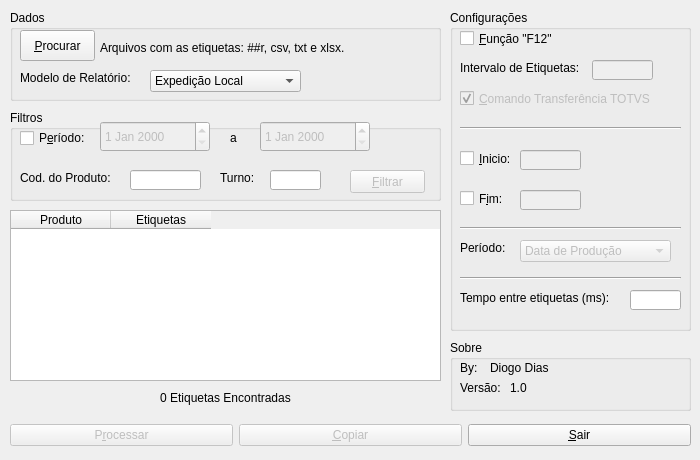
<?xml version="1.0" encoding="UTF-8"?>
<ui version="4.0">
 <class>MainWindow</class>
 <widget class="QMainWindow" name="MainWindow">
  <property name="geometry">
   <rect>
    <x>0</x>
    <y>0</y>
    <width>700</width>
    <height>460</height>
   </rect>
  </property>
  <property name="sizePolicy">
   <sizepolicy hsizetype="Fixed" vsizetype="Fixed">
    <horstretch>0</horstretch>
    <verstretch>0</verstretch>
   </sizepolicy>
  </property>
  <property name="minimumSize">
   <size>
    <width>700</width>
    <height>460</height>
   </size>
  </property>
  <property name="maximumSize">
   <size>
    <width>700</width>
    <height>460</height>
   </size>
  </property>
  <property name="windowTitle">
   <string>MainWindow</string>
  </property>
  <widget class="QWidget" name="centralwidget">
   <widget class="QGroupBox" name="groupBox">
    <property name="geometry">
     <rect>
      <x>10</x>
      <y>10</y>
      <width>431</width>
      <height>91</height>
     </rect>
    </property>
    <property name="styleSheet">
     <string notr="true">font: 6pt &quot;MS Shell Dlg 2&quot;;</string>
    </property>
    <property name="title">
     <string>Dados</string>
    </property>
    <widget class="QPushButton" name="btnProcurar">
     <property name="geometry">
      <rect>
       <x>10</x>
       <y>20</y>
       <width>75</width>
       <height>31</height>
      </rect>
     </property>
     <property name="styleSheet">
      <string notr="true">font: 10pt &quot;MS Shell Dlg 2&quot;;</string>
     </property>
     <property name="text">
      <string>&amp;Procurar</string>
     </property>
    </widget>
    <widget class="QLabel" name="lblPathArquivo">
     <property name="geometry">
      <rect>
       <x>90</x>
       <y>30</y>
       <width>331</width>
       <height>16</height>
      </rect>
     </property>
     <property name="maximumSize">
      <size>
       <width>331</width>
       <height>16</height>
      </size>
     </property>
     <property name="styleSheet">
      <string notr="true">font: 10pt &quot;MS Shell Dlg 2&quot;;</string>
     </property>
     <property name="text">
      <string>Arquivos com as etiquetas: ##r, csv, txt e xlsx.</string>
     </property>
    </widget>
    <widget class="QLabel" name="label_2">
     <property name="geometry">
      <rect>
       <x>10</x>
       <y>60</y>
       <width>131</width>
       <height>16</height>
      </rect>
     </property>
     <property name="styleSheet">
      <string notr="true">font: 10pt &quot;MS Shell Dlg 2&quot;;</string>
     </property>
     <property name="text">
      <string>Modelo de Relatório:</string>
     </property>
    </widget>
    <widget class="QComboBox" name="cbxModeloRelatorio">
     <property name="geometry">
      <rect>
       <x>140</x>
       <y>60</y>
       <width>151</width>
       <height>22</height>
      </rect>
     </property>
     <property name="styleSheet">
      <string notr="true">font: 10pt &quot;MS Shell Dlg 2&quot;;</string>
     </property>
     <item>
      <property name="text">
       <string>Expedição Local</string>
      </property>
     </item>
     <item>
      <property name="text">
       <string>Ceará Frango</string>
      </property>
     </item>
     <item>
      <property name="text">
       <string>Tuneis Etiquetas</string>
      </property>
     </item>
    </widget>
   </widget>
   <widget class="QGroupBox" name="groupBox_2">
    <property name="geometry">
     <rect>
      <x>10</x>
      <y>110</y>
      <width>431</width>
      <height>91</height>
     </rect>
    </property>
    <property name="styleSheet">
     <string notr="true">font: 6pt &quot;MS Shell Dlg 2&quot;;</string>
    </property>
    <property name="title">
     <string>Filtros</string>
    </property>
    <widget class="QLabel" name="label_3">
     <property name="geometry">
      <rect>
       <x>10</x>
       <y>60</y>
       <width>101</width>
       <height>16</height>
      </rect>
     </property>
     <property name="styleSheet">
      <string notr="true">font: 10pt &quot;MS Shell Dlg 2&quot;;</string>
     </property>
     <property name="text">
      <string>Cod. do Produto:</string>
     </property>
    </widget>
    <widget class="QLineEdit" name="txtCodProduto">
     <property name="geometry">
      <rect>
       <x>120</x>
       <y>60</y>
       <width>71</width>
       <height>20</height>
      </rect>
     </property>
     <property name="styleSheet">
      <string notr="true">font: 75 10pt &quot;MS Shell Dlg 2&quot;;</string>
     </property>
    </widget>
    <widget class="QLabel" name="label_4">
     <property name="geometry">
      <rect>
       <x>210</x>
       <y>60</y>
       <width>51</width>
       <height>16</height>
      </rect>
     </property>
     <property name="styleSheet">
      <string notr="true">font: 10pt &quot;MS Shell Dlg 2&quot;;</string>
     </property>
     <property name="text">
      <string>Turno:</string>
     </property>
    </widget>
    <widget class="QLineEdit" name="txtTurno">
     <property name="geometry">
      <rect>
       <x>260</x>
       <y>60</y>
       <width>51</width>
       <height>20</height>
      </rect>
     </property>
     <property name="styleSheet">
      <string notr="true">font: 75 10pt &quot;MS Shell Dlg 2&quot;;</string>
     </property>
    </widget>
    <widget class="QDateEdit" name="dtIncio">
     <property name="enabled">
      <bool>false</bool>
     </property>
     <property name="geometry">
      <rect>
       <x>90</x>
       <y>11</y>
       <width>110</width>
       <height>31</height>
      </rect>
     </property>
     <property name="styleSheet">
      <string notr="true">font: 750 10pt &quot;MS Shell Dlg 2&quot;;</string>
     </property>
    </widget>
    <widget class="QDateEdit" name="dtFim">
     <property name="enabled">
      <bool>false</bool>
     </property>
     <property name="geometry">
      <rect>
       <x>250</x>
       <y>11</y>
       <width>110</width>
       <height>31</height>
      </rect>
     </property>
     <property name="styleSheet">
      <string notr="true">font: 750 10pt &quot;MS Shell Dlg 2&quot;;</string>
     </property>
    </widget>
    <widget class="QLabel" name="label_6">
     <property name="geometry">
      <rect>
       <x>220</x>
       <y>20</y>
       <width>21</width>
       <height>16</height>
      </rect>
     </property>
     <property name="styleSheet">
      <string notr="true">font: 10pt &quot;MS Shell Dlg 2&quot;;</string>
     </property>
     <property name="text">
      <string>a</string>
     </property>
    </widget>
    <widget class="QPushButton" name="btnFiltrar">
     <property name="enabled">
      <bool>false</bool>
     </property>
     <property name="geometry">
      <rect>
       <x>340</x>
       <y>60</y>
       <width>75</width>
       <height>23</height>
      </rect>
     </property>
     <property name="styleSheet">
      <string notr="true">font: 10pt &quot;MS Shell Dlg 2&quot;;</string>
     </property>
     <property name="text">
      <string>&amp;Filtrar</string>
     </property>
    </widget>
    <widget class="QCheckBox" name="ckbPeriodo">
     <property name="geometry">
      <rect>
       <x>10</x>
       <y>20</y>
       <width>70</width>
       <height>16</height>
      </rect>
     </property>
     <property name="styleSheet">
      <string notr="true">font: 10pt &quot;MS Shell Dlg 2&quot;;</string>
     </property>
     <property name="text">
      <string>P&amp;eríodo:</string>
     </property>
    </widget>
    <zorder>label_3</zorder>
    <zorder>txtCodProduto</zorder>
    <zorder>label_4</zorder>
    <zorder>txtTurno</zorder>
    <zorder>dtFim</zorder>
    <zorder>label_6</zorder>
    <zorder>btnFiltrar</zorder>
    <zorder>ckbPeriodo</zorder>
    <zorder>dtIncio</zorder>
   </widget>
   <widget class="QGroupBox" name="groupBox_3">
    <property name="geometry">
     <rect>
      <x>450</x>
      <y>10</y>
      <width>241</width>
      <height>321</height>
     </rect>
    </property>
    <property name="styleSheet">
     <string notr="true">font: 6pt &quot;MS Shell Dlg 2&quot;;</string>
    </property>
    <property name="title">
     <string>Configurações</string>
    </property>
    <widget class="QCheckBox" name="ckbF12">
     <property name="geometry">
      <rect>
       <x>10</x>
       <y>20</y>
       <width>101</width>
       <height>17</height>
      </rect>
     </property>
     <property name="styleSheet">
      <string notr="true">font: 10pt &quot;MS Shell Dlg 2&quot;;</string>
     </property>
     <property name="text">
      <string>&amp;Função &quot;F12&quot;</string>
     </property>
    </widget>
    <widget class="QLabel" name="label_7">
     <property name="geometry">
      <rect>
       <x>10</x>
       <y>50</y>
       <width>131</width>
       <height>16</height>
      </rect>
     </property>
     <property name="styleSheet">
      <string notr="true">font: 10pt &quot;MS Shell Dlg 2&quot;;</string>
     </property>
     <property name="text">
      <string>Intervalo de Etiquetas:</string>
     </property>
    </widget>
    <widget class="QLineEdit" name="txtIntervaloEtiquetas">
     <property name="enabled">
      <bool>false</bool>
     </property>
     <property name="geometry">
      <rect>
       <x>142</x>
       <y>50</y>
       <width>61</width>
       <height>20</height>
      </rect>
     </property>
     <property name="styleSheet">
      <string notr="true">font: 10pt &quot;MS Shell Dlg 2&quot;;</string>
     </property>
    </widget>
    <widget class="QCheckBox" name="ckbTransTOTVS">
     <property name="enabled">
      <bool>false</bool>
     </property>
     <property name="geometry">
      <rect>
       <x>10</x>
       <y>80</y>
       <width>211</width>
       <height>17</height>
      </rect>
     </property>
     <property name="mouseTracking">
      <bool>true</bool>
     </property>
     <property name="styleSheet">
      <string notr="true">font: 10pt &quot;MS Shell Dlg 2&quot;;</string>
     </property>
     <property name="text">
      <string>&amp;Comando Transferência TOTVS</string>
     </property>
     <property name="checked">
      <bool>true</bool>
     </property>
     <property name="tristate">
      <bool>false</bool>
     </property>
    </widget>
    <widget class="Line" name="line">
     <property name="geometry">
      <rect>
       <x>10</x>
       <y>110</y>
       <width>221</width>
       <height>16</height>
      </rect>
     </property>
     <property name="orientation">
      <enum>Qt::Horizontal</enum>
     </property>
    </widget>
    <widget class="QCheckBox" name="ckbInicio">
     <property name="geometry">
      <rect>
       <x>10</x>
       <y>140</y>
       <width>61</width>
       <height>17</height>
      </rect>
     </property>
     <property name="styleSheet">
      <string notr="true">font: 10pt &quot;MS Shell Dlg 2&quot;;</string>
     </property>
     <property name="text">
      <string>&amp;Inicio:</string>
     </property>
    </widget>
    <widget class="QCheckBox" name="ckbFim">
     <property name="geometry">
      <rect>
       <x>10</x>
       <y>180</y>
       <width>71</width>
       <height>17</height>
      </rect>
     </property>
     <property name="styleSheet">
      <string notr="true">font: 10pt &quot;MS Shell Dlg 2&quot;;</string>
     </property>
     <property name="text">
      <string>F&amp;im:</string>
     </property>
    </widget>
    <widget class="Line" name="line_2">
     <property name="geometry">
      <rect>
       <x>10</x>
       <y>210</y>
       <width>221</width>
       <height>16</height>
      </rect>
     </property>
     <property name="orientation">
      <enum>Qt::Horizontal</enum>
     </property>
    </widget>
    <widget class="QLabel" name="label_8">
     <property name="geometry">
      <rect>
       <x>10</x>
       <y>230</y>
       <width>51</width>
       <height>16</height>
      </rect>
     </property>
     <property name="styleSheet">
      <string notr="true">font: 10pt &quot;MS Shell Dlg 2&quot;;</string>
     </property>
     <property name="text">
      <string>Período:</string>
     </property>
    </widget>
    <widget class="QComboBox" name="cbxPeriodo">
     <property name="enabled">
      <bool>false</bool>
     </property>
     <property name="geometry">
      <rect>
       <x>70</x>
       <y>230</y>
       <width>151</width>
       <height>22</height>
      </rect>
     </property>
     <property name="styleSheet">
      <string notr="true">font: 10pt &quot;MS Shell Dlg 2&quot;;</string>
     </property>
     <item>
      <property name="text">
       <string>Data de Produção</string>
      </property>
     </item>
     <item>
      <property name="text">
       <string>Data de Movimentação</string>
      </property>
     </item>
    </widget>
    <widget class="QLineEdit" name="txtInicio">
     <property name="enabled">
      <bool>false</bool>
     </property>
     <property name="geometry">
      <rect>
       <x>70</x>
       <y>140</y>
       <width>61</width>
       <height>20</height>
      </rect>
     </property>
     <property name="styleSheet">
      <string notr="true">font: 10pt &quot;MS Shell Dlg 2&quot;;</string>
     </property>
    </widget>
    <widget class="QLineEdit" name="txtFim">
     <property name="enabled">
      <bool>false</bool>
     </property>
     <property name="geometry">
      <rect>
       <x>70</x>
       <y>180</y>
       <width>61</width>
       <height>20</height>
      </rect>
     </property>
     <property name="styleSheet">
      <string notr="true">font: 10pt &quot;MS Shell Dlg 2&quot;;</string>
     </property>
    </widget>
    <widget class="Line" name="line_3">
     <property name="geometry">
      <rect>
       <x>10</x>
       <y>260</y>
       <width>221</width>
       <height>16</height>
      </rect>
     </property>
     <property name="orientation">
      <enum>Qt::Horizontal</enum>
     </property>
    </widget>
    <widget class="QLabel" name="label_13">
     <property name="geometry">
      <rect>
       <x>10</x>
       <y>280</y>
       <width>171</width>
       <height>16</height>
      </rect>
     </property>
     <property name="styleSheet">
      <string notr="true">font: 10pt &quot;MS Shell Dlg 2&quot;;</string>
     </property>
     <property name="text">
      <string>Tempo entre etiquetas (ms):</string>
     </property>
    </widget>
    <widget class="QLineEdit" name="txtTempo">
     <property name="geometry">
      <rect>
       <x>180</x>
       <y>280</y>
       <width>51</width>
       <height>20</height>
      </rect>
     </property>
     <property name="styleSheet">
      <string notr="true">font: 10pt &quot;MS Shell Dlg 2&quot;;</string>
     </property>
    </widget>
   </widget>
   <widget class="QWidget" name="horizontalLayoutWidget">
    <property name="geometry">
     <rect>
      <x>10</x>
      <y>420</y>
      <width>681</width>
      <height>31</height>
     </rect>
    </property>
    <layout class="QHBoxLayout" name="horizontalLayout">
     <item>
      <widget class="QPushButton" name="btnProcessar">
       <property name="enabled">
        <bool>false</bool>
       </property>
       <property name="text">
        <string>P&amp;rocessar</string>
       </property>
      </widget>
     </item>
     <item>
      <widget class="QPushButton" name="btnCopiar">
       <property name="enabled">
        <bool>false</bool>
       </property>
       <property name="text">
        <string>&amp;Copiar</string>
       </property>
      </widget>
     </item>
     <item>
      <widget class="QPushButton" name="btnSair">
       <property name="text">
        <string>&amp;Sair</string>
       </property>
      </widget>
     </item>
    </layout>
   </widget>
   <widget class="QTableWidget" name="tblResultado">
    <property name="geometry">
     <rect>
      <x>10</x>
      <y>210</y>
      <width>431</width>
      <height>171</height>
     </rect>
    </property>
    <column>
     <property name="text">
      <string>Produto</string>
     </property>
    </column>
    <column>
     <property name="text">
      <string>Etiquetas</string>
     </property>
    </column>
   </widget>
   <widget class="QLabel" name="lblTotalEtiquetas">
    <property name="geometry">
     <rect>
      <x>10</x>
      <y>390</y>
      <width>431</width>
      <height>16</height>
     </rect>
    </property>
    <property name="layoutDirection">
     <enum>Qt::LeftToRight</enum>
    </property>
    <property name="styleSheet">
     <string notr="true">font: 700 10pt &quot;MS Shell Dlg 2&quot;;</string>
    </property>
    <property name="text">
     <string>0 Etiquetas Encontradas</string>
    </property>
    <property name="alignment">
     <set>Qt::AlignCenter</set>
    </property>
   </widget>
   <widget class="QGroupBox" name="groupBox_4">
    <property name="geometry">
     <rect>
      <x>450</x>
      <y>340</y>
      <width>241</width>
      <height>71</height>
     </rect>
    </property>
    <property name="styleSheet">
     <string notr="true">font: 6pt &quot;MS Shell Dlg 2&quot;;</string>
    </property>
    <property name="title">
     <string>Sobre</string>
    </property>
    <widget class="QLabel" name="label_9">
     <property name="geometry">
      <rect>
       <x>10</x>
       <y>20</y>
       <width>21</width>
       <height>16</height>
      </rect>
     </property>
     <property name="styleSheet">
      <string notr="true">font: 10pt &quot;MS Shell Dlg 2&quot;;</string>
     </property>
     <property name="text">
      <string>By: </string>
     </property>
    </widget>
    <widget class="QLabel" name="label_10">
     <property name="geometry">
      <rect>
       <x>10</x>
       <y>40</y>
       <width>51</width>
       <height>16</height>
      </rect>
     </property>
     <property name="styleSheet">
      <string notr="true">font: 10pt &quot;MS Shell Dlg 2&quot;;</string>
     </property>
     <property name="text">
      <string>Versão:</string>
     </property>
    </widget>
    <widget class="QLabel" name="label_11">
     <property name="geometry">
      <rect>
       <x>40</x>
       <y>20</y>
       <width>181</width>
       <height>16</height>
      </rect>
     </property>
     <property name="styleSheet">
      <string notr="true">font: 10pt &quot;MS Shell Dlg 2&quot;;</string>
     </property>
     <property name="text">
      <string>Diogo Dias</string>
     </property>
    </widget>
    <widget class="QLabel" name="label_12">
     <property name="geometry">
      <rect>
       <x>60</x>
       <y>40</y>
       <width>51</width>
       <height>16</height>
      </rect>
     </property>
     <property name="styleSheet">
      <string notr="true">font: 10pt &quot;MS Shell Dlg 2&quot;;</string>
     </property>
     <property name="text">
      <string>1.0</string>
     </property>
    </widget>
   </widget>
  </widget>
 </widget>
 <resources/>
 <connections>
  <connection>
   <sender>ckbInicio</sender>
   <signal>toggled(bool)</signal>
   <receiver>txtInicio</receiver>
   <slot>clear()</slot>
   <hints>
    <hint type="sourcelabel">
     <x>498</x>
     <y>156</y>
    </hint>
    <hint type="destinationlabel">
     <x>538</x>
     <y>158</y>
    </hint>
   </hints>
  </connection>
  <connection>
   <sender>ckbFim</sender>
   <signal>toggled(bool)</signal>
   <receiver>txtFim</receiver>
   <slot>setEnabled(bool)</slot>
   <hints>
    <hint type="sourcelabel">
     <x>478</x>
     <y>200</y>
    </hint>
    <hint type="destinationlabel">
     <x>568</x>
     <y>199</y>
    </hint>
   </hints>
  </connection>
  <connection>
   <sender>ckbFim</sender>
   <signal>toggled(bool)</signal>
   <receiver>txtFim</receiver>
   <slot>clear()</slot>
   <hints>
    <hint type="sourcelabel">
     <x>490</x>
     <y>197</y>
    </hint>
    <hint type="destinationlabel">
     <x>563</x>
     <y>204</y>
    </hint>
   </hints>
  </connection>
  <connection>
   <sender>ckbInicio</sender>
   <signal>toggled(bool)</signal>
   <receiver>txtInicio</receiver>
   <slot>setEnabled(bool)</slot>
   <hints>
    <hint type="sourcelabel">
     <x>496</x>
     <y>155</y>
    </hint>
    <hint type="destinationlabel">
     <x>552</x>
     <y>166</y>
    </hint>
   </hints>
  </connection>
  <connection>
   <sender>ckbF12</sender>
   <signal>toggled(bool)</signal>
   <receiver>txtIntervaloEtiquetas</receiver>
   <slot>clear()</slot>
   <hints>
    <hint type="sourcelabel">
     <x>506</x>
     <y>41</y>
    </hint>
    <hint type="destinationlabel">
     <x>621</x>
     <y>69</y>
    </hint>
   </hints>
  </connection>
  <connection>
   <sender>ckbF12</sender>
   <signal>toggled(bool)</signal>
   <receiver>txtIntervaloEtiquetas</receiver>
   <slot>setEnabled(bool)</slot>
   <hints>
    <hint type="sourcelabel">
     <x>523</x>
     <y>37</y>
    </hint>
    <hint type="destinationlabel">
     <x>638</x>
     <y>73</y>
    </hint>
   </hints>
  </connection>
  <connection>
   <sender>ckbF12</sender>
   <signal>toggled(bool)</signal>
   <receiver>ckbTransTOTVS</receiver>
   <slot>setEnabled(bool)</slot>
   <hints>
    <hint type="sourcelabel">
     <x>478</x>
     <y>38</y>
    </hint>
    <hint type="destinationlabel">
     <x>519</x>
     <y>102</y>
    </hint>
   </hints>
  </connection>
  <connection>
   <sender>ckbPeriodo</sender>
   <signal>toggled(bool)</signal>
   <receiver>dtIncio</receiver>
   <slot>setEnabled(bool)</slot>
   <hints>
    <hint type="sourcelabel">
     <x>38</x>
     <y>131</y>
    </hint>
    <hint type="destinationlabel">
     <x>138</x>
     <y>131</y>
    </hint>
   </hints>
  </connection>
  <connection>
   <sender>ckbPeriodo</sender>
   <signal>toggled(bool)</signal>
   <receiver>dtFim</receiver>
   <slot>setEnabled(bool)</slot>
   <hints>
    <hint type="sourcelabel">
     <x>71</x>
     <y>124</y>
    </hint>
    <hint type="destinationlabel">
     <x>299</x>
     <y>124</y>
    </hint>
   </hints>
  </connection>
 </connections>
</ui>
